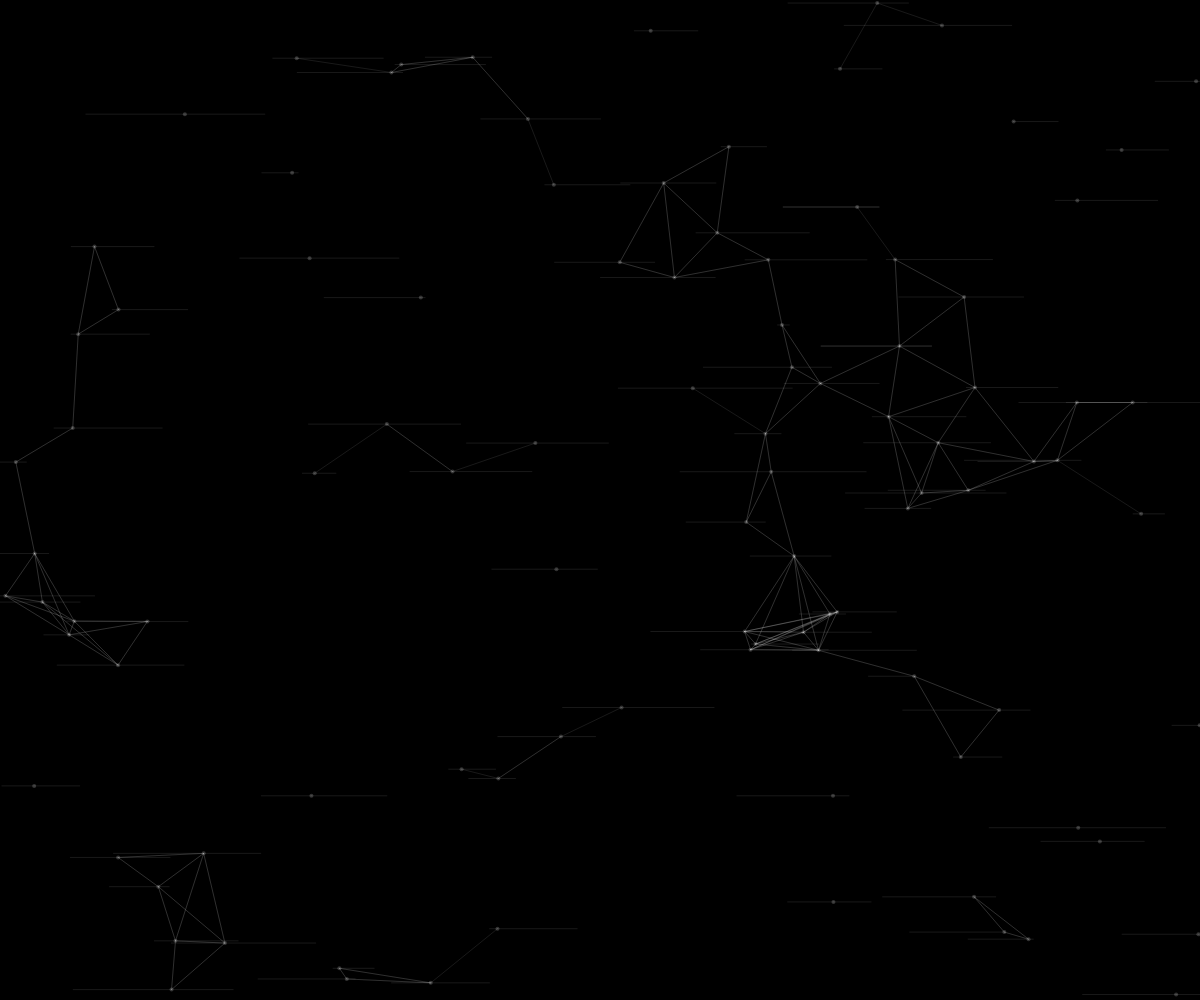
Frame 1 (no input)
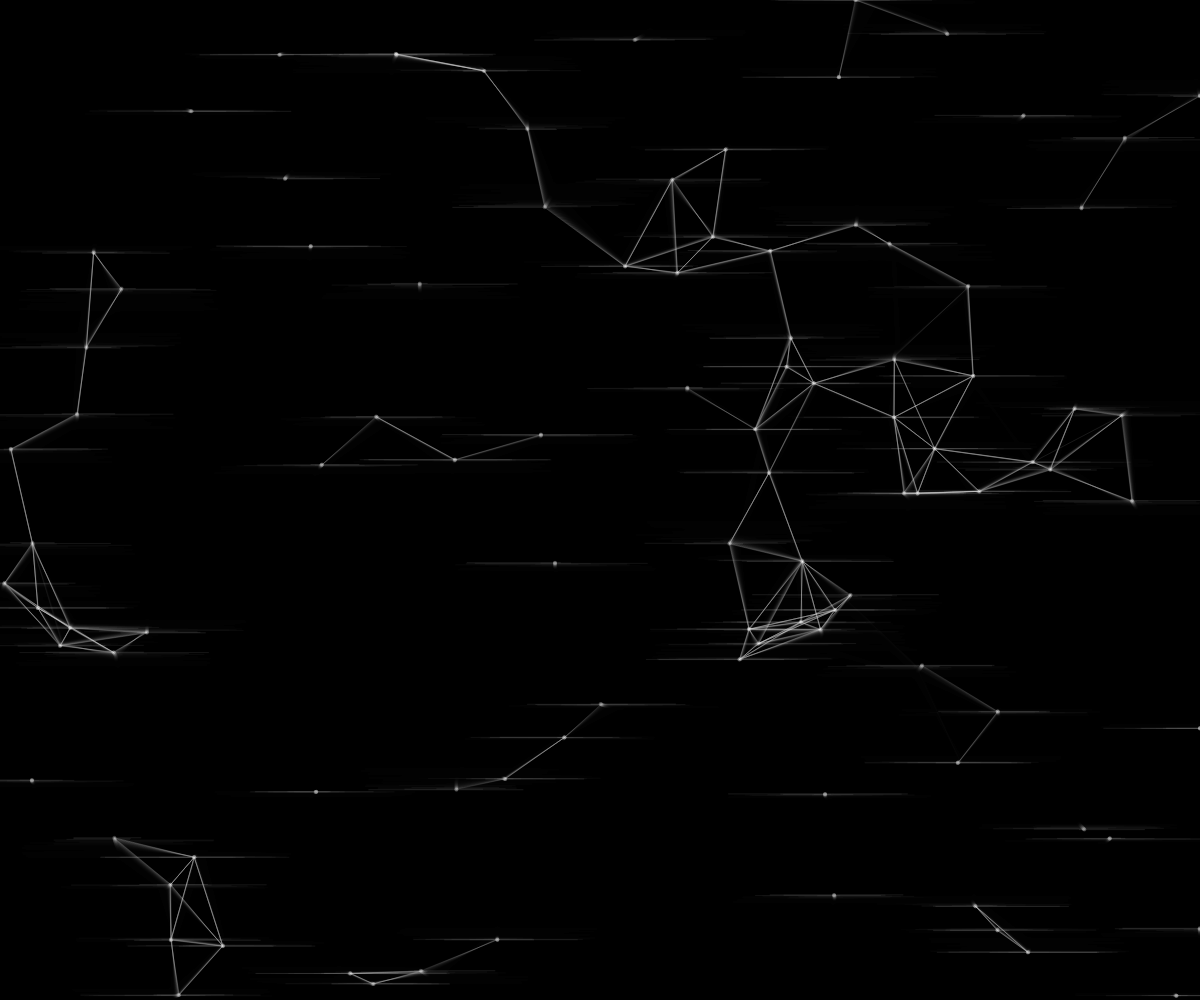
Frame 60 (no input)
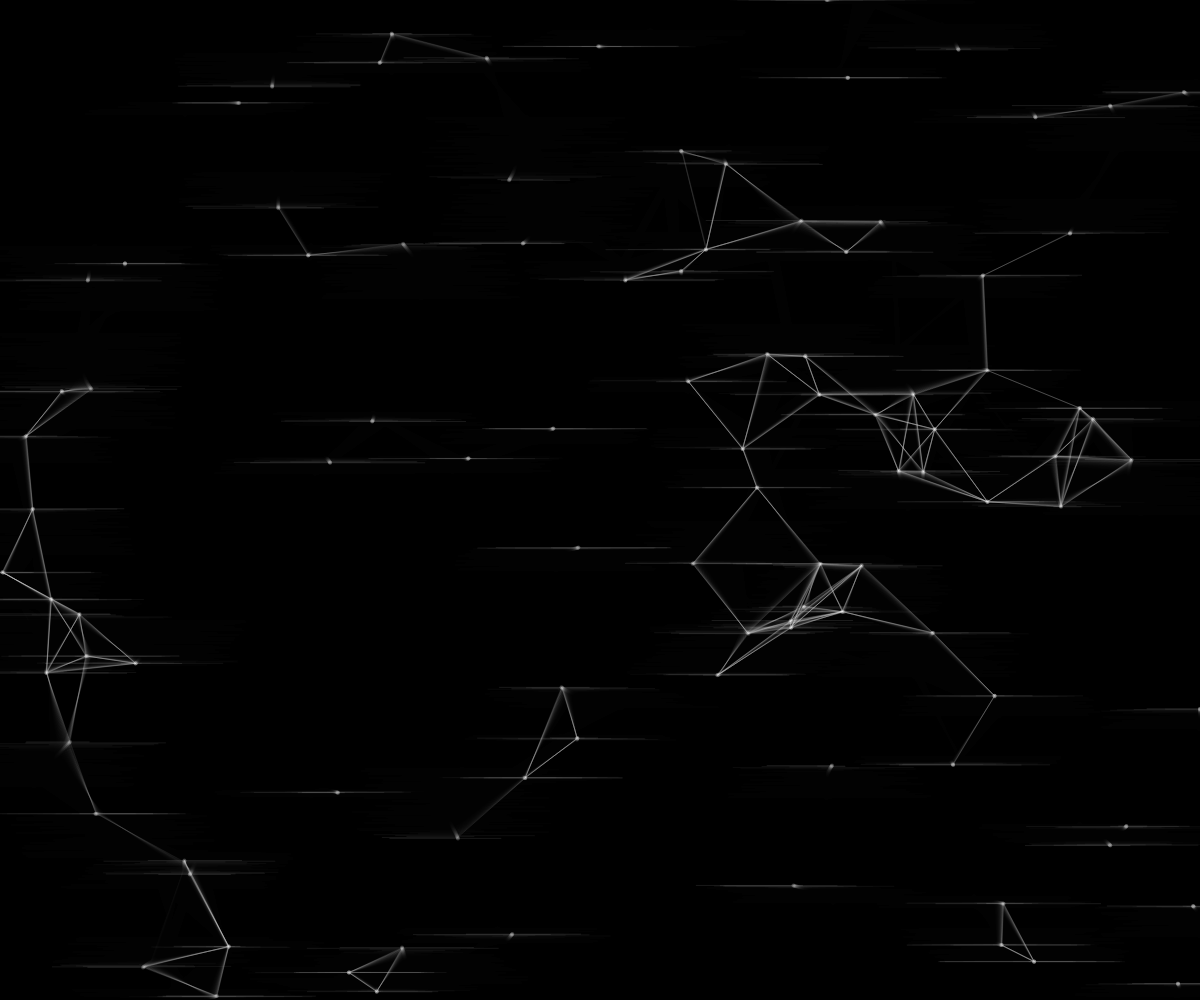
Frame 120 (the mouse pressed at the canvas centre since frame 60)

The p5.js sketch that drew these frames (run headless with seeded random() and noise() and a simulated clock; from frame 60 on, the mouse is pressed at the canvas centre):

// p5.js sketch
// ── sketch.js
console.log("Scene No.1");


const particlesNum = 100;
const maxDist = 100;
let particles = [];

function setup(){
    createCanvas(windowWidth, windowHeight);
    background(0,0,0);

    for(let i = 0; i < particlesNum; i++){
        particles.push(new Particle(random(width),random(height),i));
    }
}

function draw(){
    // clear();
    background(0,0,0,50);
    

    particles.forEach(function(element) {
        var e = element;
        e.connectNearParticles();
        e.checkEdge();
        e.update();
        e.display();
        // if(frameCount%100==0){
        //     element.glitch();            
        // }
    }, this);
}

function mouseDragged(){
    particles.forEach(function(element) {
        let mousePos = createVector(mouseX, mouseY);
        element.applyForce(mousePos);        
        // console.log(mousePos);
    }, this);
}



// ── particle.js
class Particle{
    constructor(x, y, i){
        this.pos = createVector(x,y);
        this.acc = createVector(0,0);
        this.vel = createVector(0,0);
        this.r = 2;
        this.col = color(255,50);
        this.mass = 200;
        this.idx = i;
        this.connected = [];
    }

    display(){
        noStroke();
        fill(this.col);
        ellipse(this.pos.x, this.pos.y, this.r*2);
        stroke(this.col)
        line(this.pos.x,this.pos.y,this.pos.x-random(100),this.pos.y)
        line(this.pos.x,this.pos.y,this.pos.x+random(100),this.pos.y)
        
        
        if(this.connected.length > 1){
            for(let i = 0; i < this.connected.length; i++){
                strokeWeight(0.5);
                stroke(255,50);
                line(this.connected[i].pos.x,this.connected[i].pos.y,this.pos.x,this.pos.y);
            }
        }
    }

    update(){
        this.vel.add(this.acc);
        this.pos.add(this.vel);
        this.vel.x*= 0.889;
        this.vel.y*= 0.899;
        this.acc.x*= 0.99;
        this.acc.y*= 0.99;

        this.acc.x += random(-0.01,0.01);
        this.acc.y += random(-0.01,0.01);
        
    }

    applyForce(mousePos){
        let dir = p5.Vector.sub(mousePos, this.pos);
        dir.normalize();
        let f = p5.Vector.div(dir, this.mass);
        this.acc.add(f);
    }

    checkEdge(){
        if (this.pos.x > width) {
            this.pos.x = width;
            this.vel.x *= -1;
          } else if (this.pos.x < 0) {
            this.vel.x *= -1;
            this.pos.x = 0;
          }

        if (this.pos.y > height) {
            this.vel.y *= -1;
            this.pos.y = height;
          }else if (this.pos.y < 0) {
            this.vel.y *= -1;
            this.pos.y = 0;
          }

    };

    connectNearParticles(){
        for(let i = 0; i < particles.length; i++){
            if(i != this.idx){
                let dist = this.pos.dist(particles[i].pos);

                let alreadyConnected = false;
                for(var j = 0; j < this.connected.length; j++){
                    if(this.connected[j] == particles[i]){
                        if(dist > maxDist){
                            this.connected.splice(j,1);
                        }
                        alreadyConnected = true;
                    };
                }//end of j loop

                if(!alreadyConnected){
                    if(dist < maxDist){
                        this.connected.push(particles[i]);
                    }
                }
            }
        }
    }

    // glitch(){
    //     var prevPos = this.pos.copy();
    //     this.pos.add(createVector(100,100));
    //     setTimeout(function(){
    //         this.pos = prevPos;
    //     },10);
    // }
}
